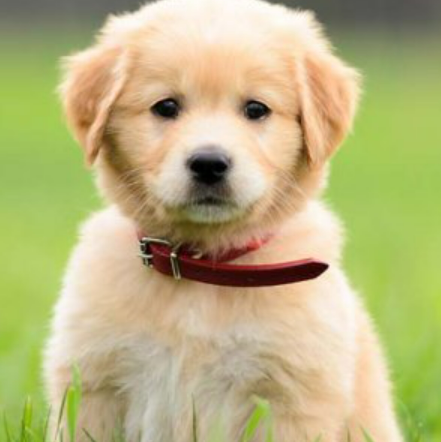
#> input picture ex3_images/dog.png, 441 x 442 px, found by its file name
$ jupyter execute --allow-errors ex234.ipynb
#> lines starting #> are read from the running program, lines starting #| are printed output that depends on the picture
[cell 1]
import io
import ipywidgets as widgets
import matplotlib.pyplot as plt
import PIL.Image
import numpy as np
import urllib
from skimage.transform import resize
from matplotlib.image import imread
import os
from IPython.display import display
from skimage import io as io_url
import cv2
import numpy as np
from PIL import Image

[cell 2]
# Create image widgets
image3_spatial = widgets.Image(format='png', width=500, height=500, description='Spatial')
image3_freq    = widgets.Image(format='png', width=500, height=500, description='Frequency')
sidebyside     = widgets.HBox([image3_spatial, image3_freq])

# Create slider/select widgets
slider_inner   = widgets.FloatSlider(value=0,      min=0, max=1,      step=0.01, description='Inner radius')
slider_outer   = widgets.FloatSlider(value=1.44/2, min=0, max=1.44/2, step=0.01, description='Outer radius')

buf            = io.BytesIO()

#> (the rest of this cell did not finish here and is left out)

[cell 3]
def read_img(img_path, img_size=(512, 512)):
  """
    + Đọc ảnh
    + Chuyển thành grayscale
    + Thay đổi kích thước ảnh thành img_size
  """
#> called with img_path = '/content/dog.png', img_size = (512, 512)
  img = cv2.imread(img_path, 0)
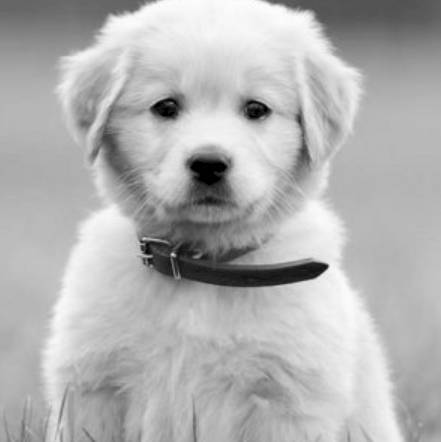
#> img: shape (442, 441); min 0, max 253, mean 178.1
  img = cv2.resize(img, dsize=img_size)
#> img: shape (512, 512)
#> call 2 of read_img, with img_path = '/content/people.png', img_size = (512, 512)
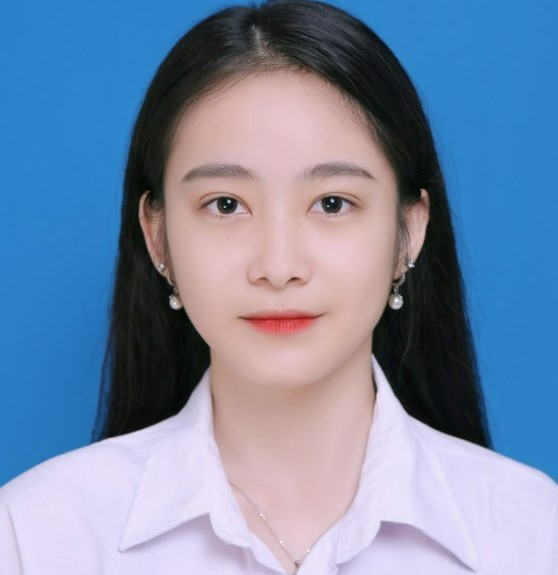
#> input picture ex3_images/people.png, 558 x 575 px, found by its file name
#> in read_img (call 2), `img = cv2.imread(img_path, 0)`:
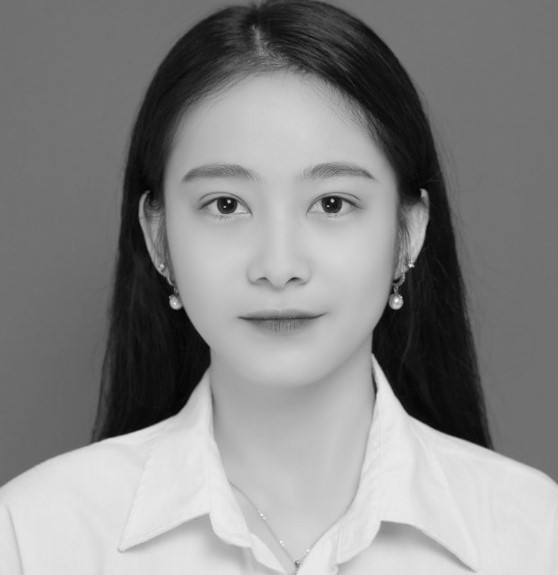
#> img: shape (575, 558); min 0, max 255, mean 135.4
  return img


def create_hybrid_img(img1, img2, r):
  # You need to implement the function

#> called with r = 14
  fft_img1 = np.fft.fft2(img1)
  fft_img2 = np.fft.fft2(img2)

  shifted_img1 = np.fft.fftshift(fft_img1)
  shifted_img2 = np.fft.fftshift(fft_img2)

  rows, cols = shifted_img1.shape
#> rows = 512; cols = 512
  mask = np.zeros((rows, cols))
  center_row, center_col = rows // 2, cols // 2
#> center_row = 256; center_col = 256
  y, x = np.ogrid[:rows, :cols]
#> y = 512 values from 0 to 511
  mask = (x - center_col) ** 2 + (y - center_row) ** 2 <= r ** 2

  f_hybrid = mask * shifted_img1 + (1 - mask) * shifted_img2

  f_hybrid_back = np.fft.ifftshift(f_hybrid)

  hybrid_img = np.real(np.fft.ifft2(f_hybrid_back))
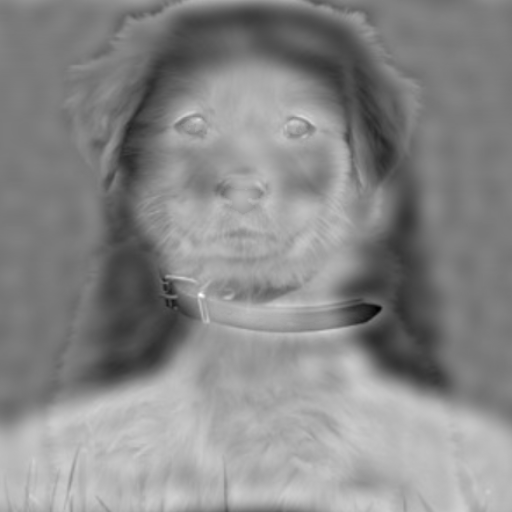
#> hybrid_img: shape (512, 512) float64; min -101.7, max 340.9, mean 135.3; drawn with min black and max white

  return hybrid_img
